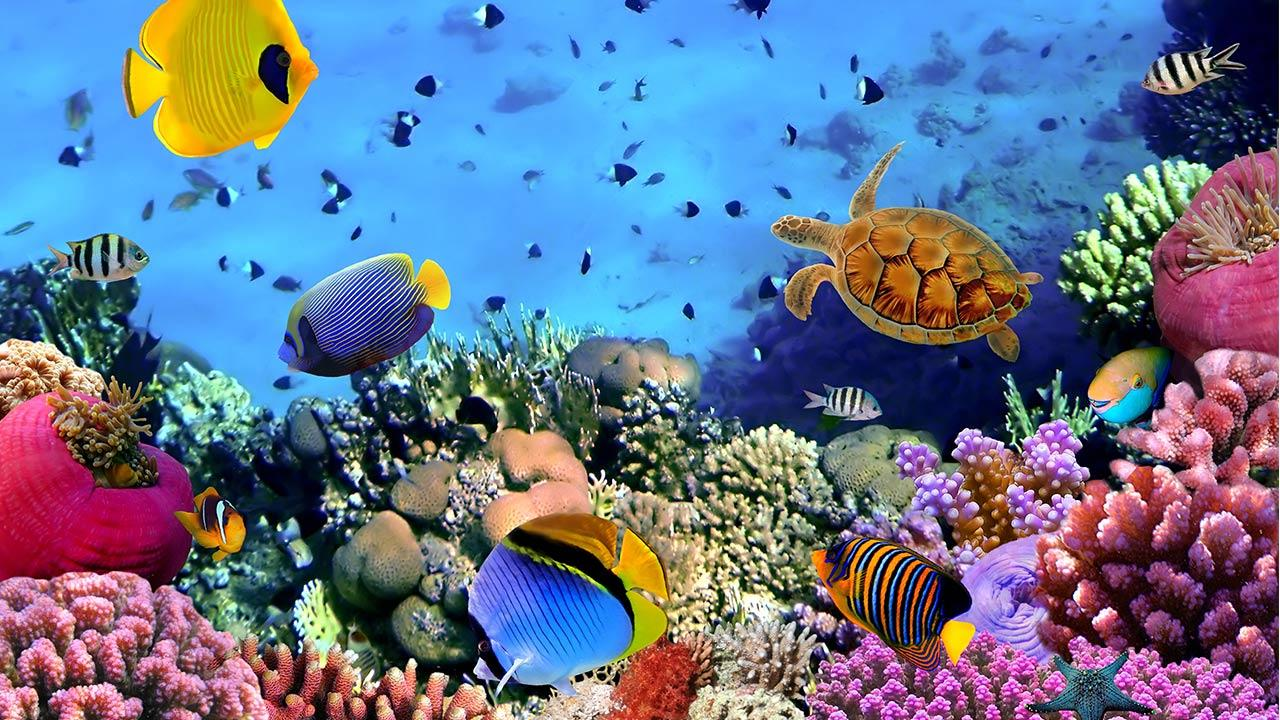
#> input picture 9º Período/Processamento Digital de Imagens/Transformacao/ImagemPeixes.jpg, 1280 x 720 px
$ python filtro-passa-baixas.py   (older library calls are emulated)
#> lines starting #> are read from the running program, lines starting #| are printed output that depends on the picture; after the words box and inside, x2 and y2 are one past the last pixel; in counts of white or black regions, pixels touching at a corner belong together
import cv2
import numpy as np
from matplotlib import pyplot as plt
import math

img = cv2.imread('ImagemPeixes.jpg',0)
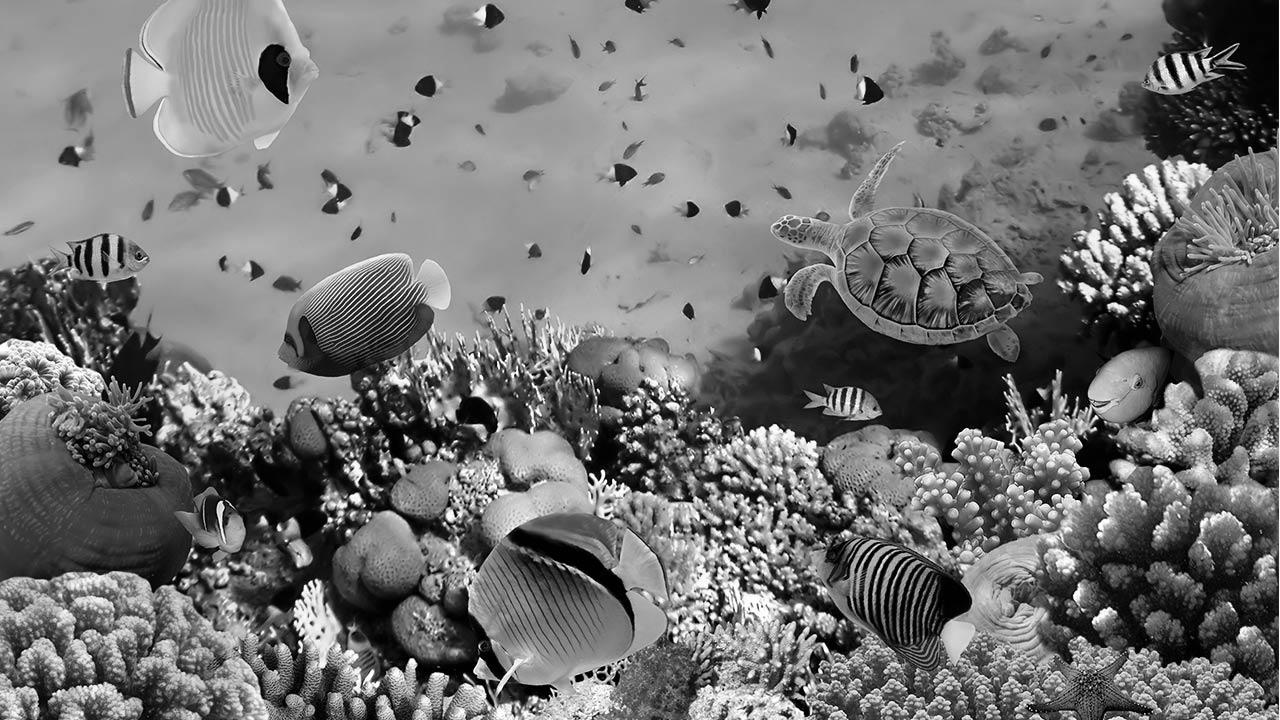
#> img: shape (720, 1280); min 0, max 255, mean 115.1
fp = np.zeros((np.max(img.shape)*2, np.max(img.shape)*2), dtype=np.int32)

fp[:img.shape[0], :img.shape[1]] = img
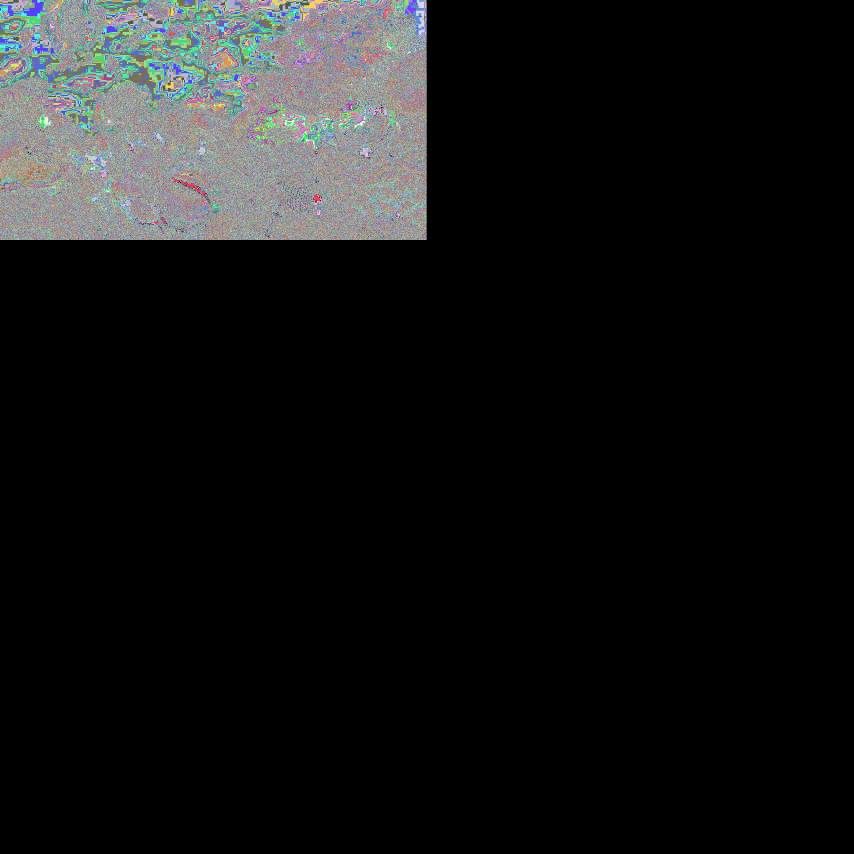
#> fp: shape (2560, 2560) int32 (shown at 1/3 size); 256 distinct labels, from 0 to 255; one colour per label, 0 black

fft = np.fft.fft2(fp)
fftshift = np.fft.fftshift(fft)

filtro = np.zeros((np.max(img.shape)*2, np.max(img.shape)*2), dtype=np.int)
raio = 300
intensidade = 1

centroH = int(filtro.shape[0]/2)
#> centroH = 1280
centroV = int(filtro.shape[1]/2)
#> centroV = 1280

for i in range(filtro.shape[0]):
    for j in range(filtro.shape[1]):
        if (math.sqrt(pow(i-centroH, 2) + pow(j-centroV, 2)) < raio):
                raioAtual = math.sqrt(pow(i-centroH, 2) + pow(j-centroV, 2))
                # filtro[i][j] = 10*math.exp(-(raioAtual)/600)
                filtro[i][j] = intensidade
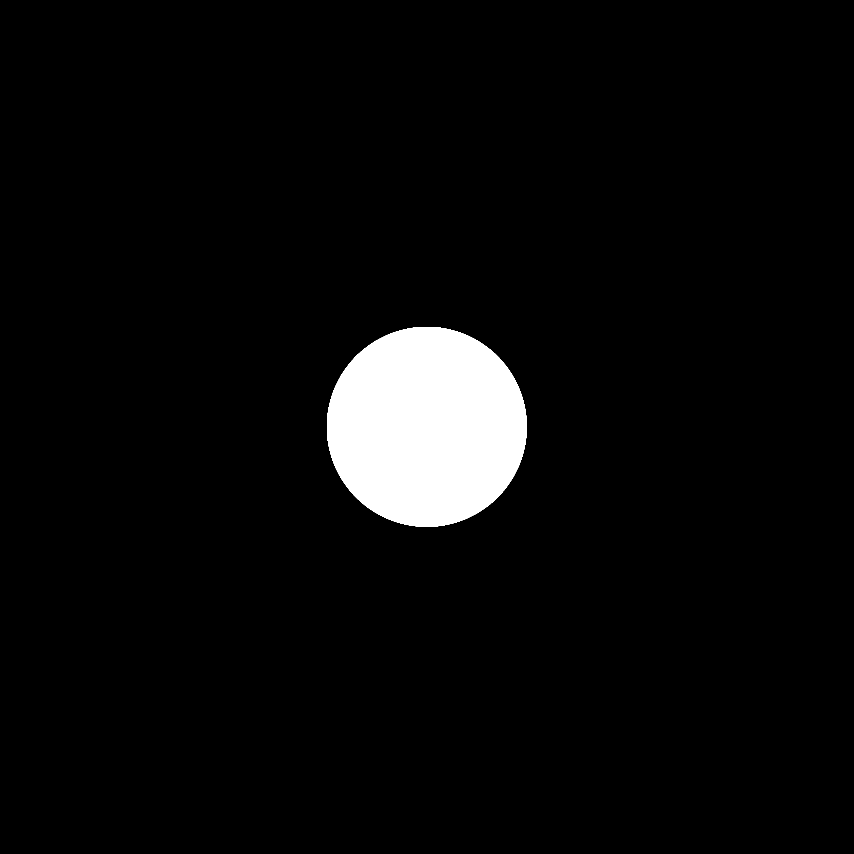
#> filtro: shape (2560, 2560) int64 (shown at 1/3 size); values 0 (black) and 1 (white), 4.3% white; 1 white region, box (x1, y1, x2, y2) and area: (981, 981, 1580, 1580) 282677


fft_filtrada = filtro * fftshift
fftshift_filtrada = np.fft.ifftshift(fft_filtrada)
img_filtrada = np.fft.ifft2(fftshift_filtrada)

plt.subplot(241),plt.imshow(img, cmap = 'gray')
plt.title('Entrada'), plt.xticks([]), plt.yticks([])

plt.subplot(242),plt.imshow(fp, cmap = 'gray')
plt.title('Imagem Preenchida'), plt.xticks([]), plt.yticks([])

plt.subplot(243),plt.imshow(20*np.log(np.abs(fft)), cmap = 'gray')
plt.title('Espectro'), plt.xticks([]), plt.yticks([])

plt.subplot(244),plt.imshow(20*np.log(np.abs(fftshift)), cmap = 'gray')
plt.title('Espectro Rotacionado'), plt.xticks([]), plt.yticks([])

plt.subplot(245),plt.imshow(filtro, cmap = 'gray')
plt.title('Filtro'), plt.xticks([]), plt.yticks([])

plt.subplot(246),plt.imshow(20*np.log(np.abs(fft_filtrada)), cmap = 'gray')
plt.title('Frequências Filtradas Rotacionadas'), plt.xticks([]), plt.yticks([])

plt.subplot(247),plt.imshow(20*np.log(np.abs(fftshift_filtrada)), cmap = 'gray')
plt.title('Frequências Filtradas'), plt.xticks([]), plt.yticks([])

plt.subplot(248),plt.imshow(np.abs(img_filtrada), cmap = 'gray')
plt.title('Imagem Filtrada'), plt.xticks([]), plt.yticks([])

plt.show()
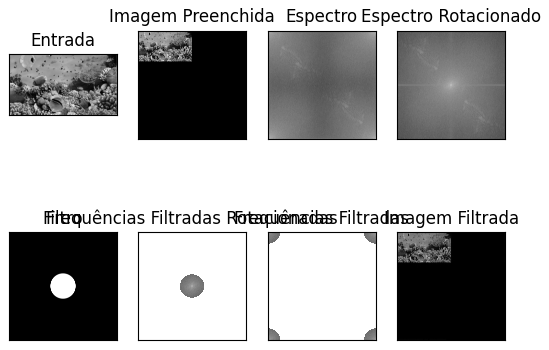
#> figure drawn by matplotlib, 8 panels

$ run again, with 9º Período/Processamento Digital de Imagens/Transformacao/ImagemFlor.jpg copied over 9º Período/Processamento Digital de Imagens/Transformacao/ImagemPeixes.jpg
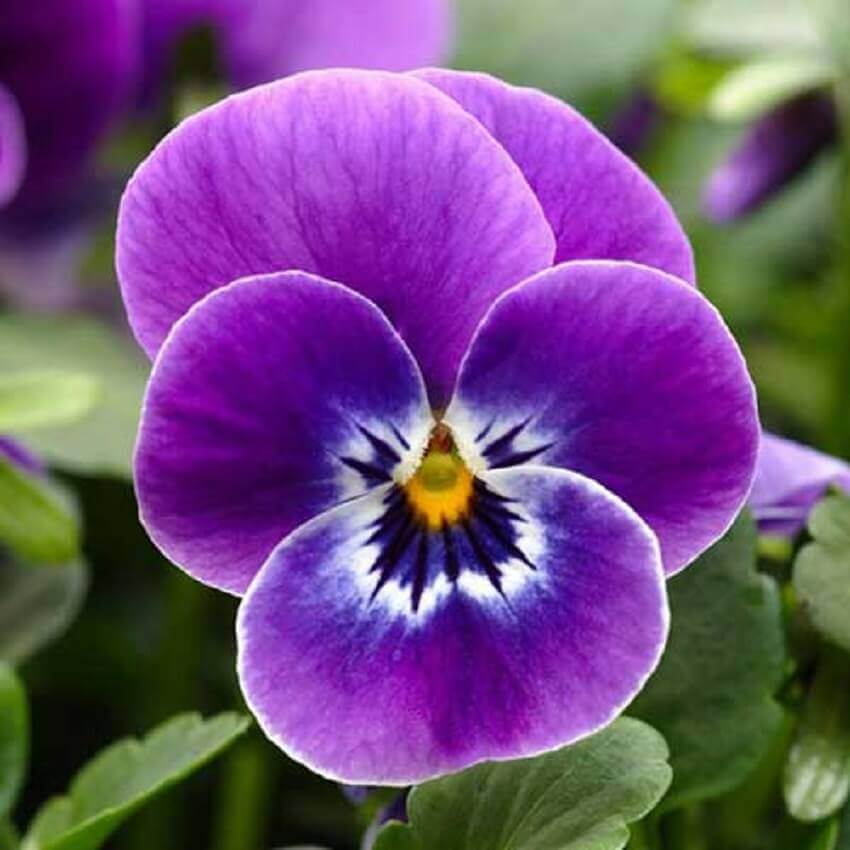
#> input picture 9º Período/Processamento Digital de Imagens/Transformacao/ImagemFlor.jpg, 850 x 850 px
#> `fp[:img.shape[0], :img.shape[1]] = img`:
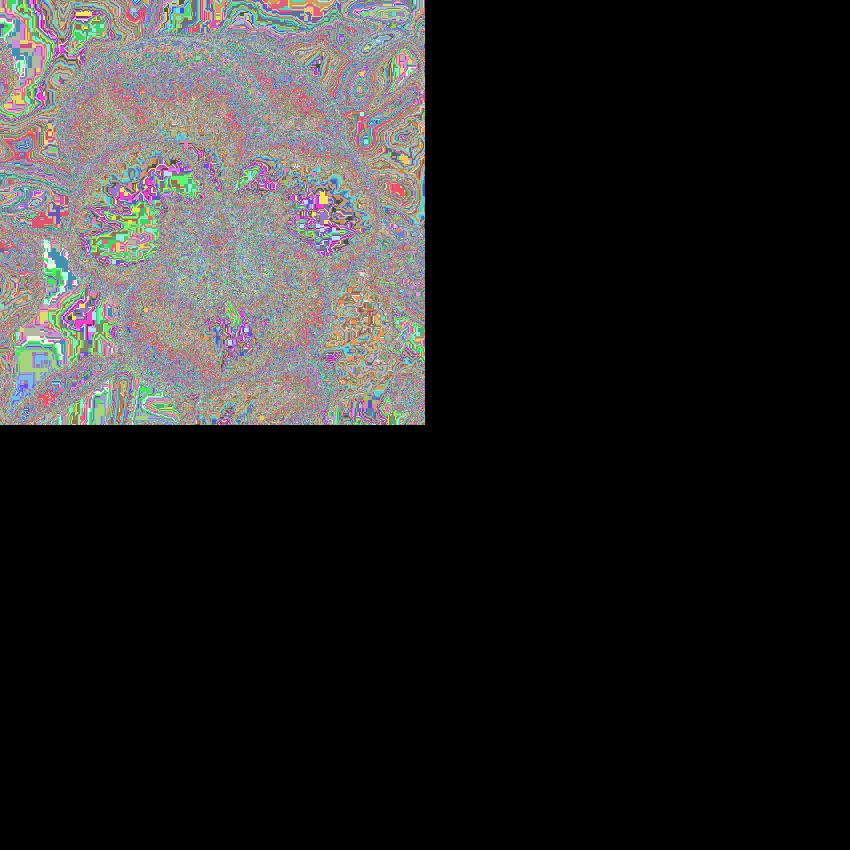
#> fp: shape (1700, 1700) int32 (shown at 1/2 size); 256 distinct labels, from 0 to 255; one colour per label, 0 black
#> after the loop `for i in range(filtro.shape[0]):`:
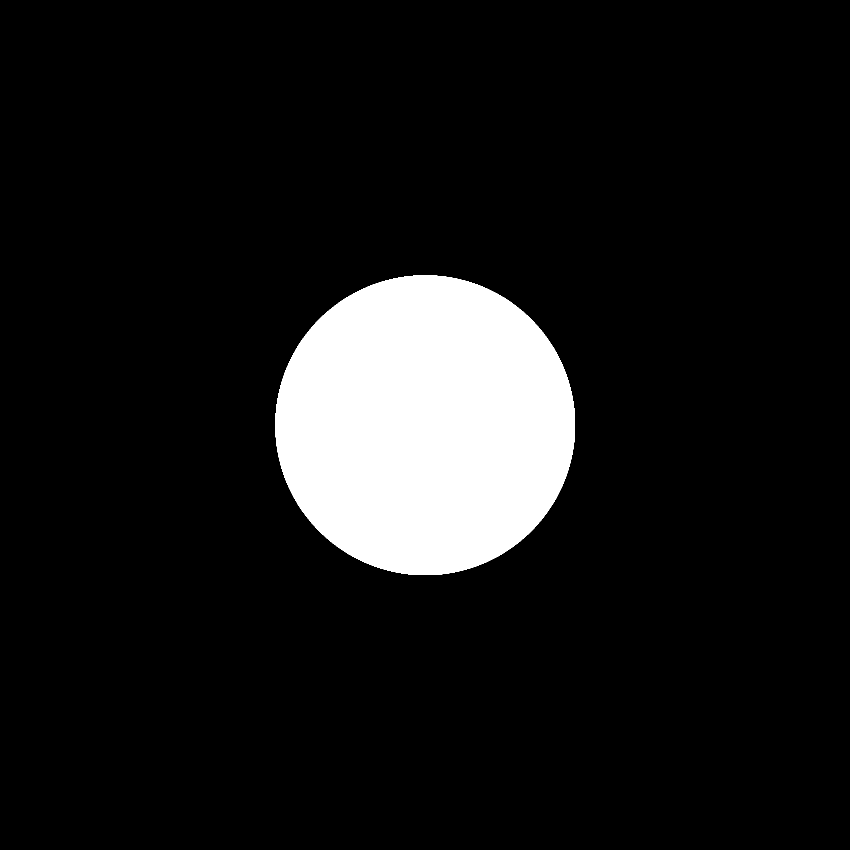
#> filtro: shape (1700, 1700) int64 (shown at 1/2 size); values 0 (black) and 1 (white), 9.8% white; 1 white region, box (x1, y1, x2, y2) and area: (551, 551, 1150, 1150) 282677
